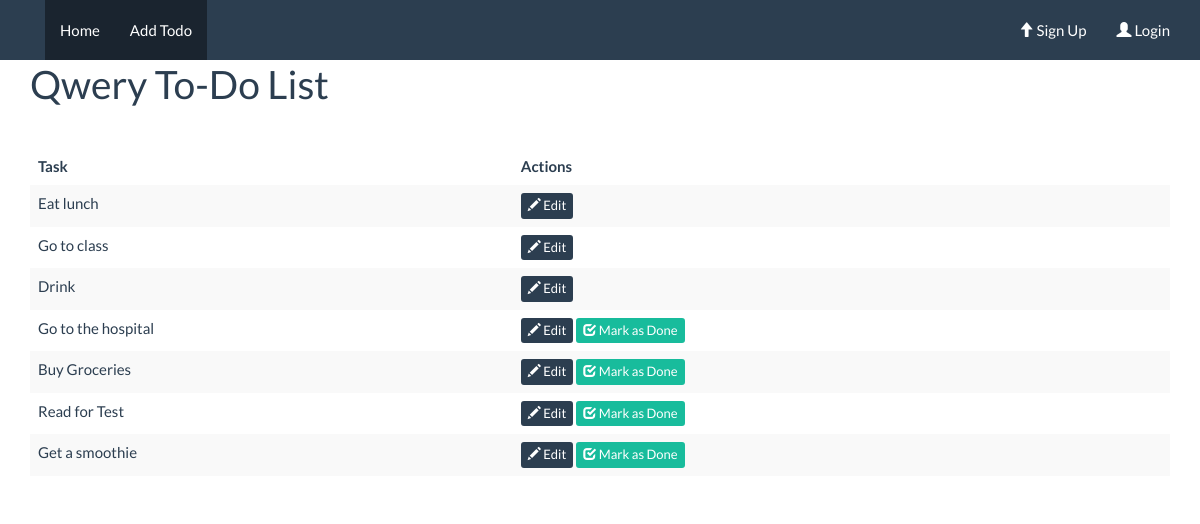
Page /home on the earlier database version.
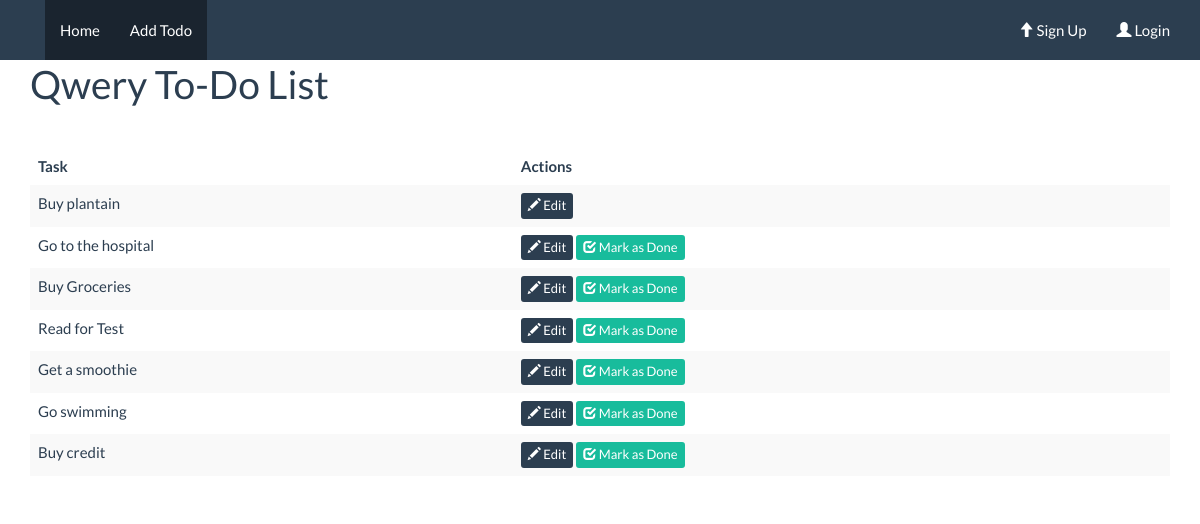
Same page on the later database version.
### src/models.py (models this page shows, shortened)
class SaveMixin(object):
    def save(self):
        db.session.add(self)
        db.session.commit()
        return self

class TodoList(SaveMixin,db.Model):
    id = db.Column(db.Integer, primary_key=True)
    title = db.Column(db.String)
    status = db.Column(db.Boolean)

### src/views.py (the view)
@app.route('/home')
def home():
    todos = TodoList.query.all()
    return render_template("home.html",todos=todos)

### src/templates/home.html (shortened to what this page needs)
{% extends "base.html" %} {% block body %}
<div class="page-header">
  <div class="row">
    <div class="col-lg-8 col-md-7 col-sm-6">
      <h1>Qwery To-Do List</h1>
    </div>
  </div>
</div>
<table class="table table-striped table-hover ">
  <thead>
    <tr>
      <th>Task</th>
      <th>Actions</th>
    </tr>
  </thead>
  <tbody>
    {% for todo in todos %}
    <tr>
      <td>{{todo.title}}</td>
      <td>
        <a href="{{url_for('edit_todo', todo_id=todo.id)}}" class="btn btn-primary btn-xs" role="button"><span class="glyphicon glyphicon-pencil"></span> Edit</a>
        {% if not todo.status %}
        <a href="{{url_for('home', id=id)}}" class="btn btn-success btn-xs" role="button"><span class="glyphicon glyphicon-check"></span> Mark as Done</a>
        {% endif %}
      </td>
    </tr>
    {% endfor %}
  </tbody>
</table>
{% endblock %}

### src/templates/base.html (shortened to what this page needs)
<!DOCTYPE html>
<html lang="en">
<head>
  <link type="text/css" rel="stylesheet" href="{{url_for("static", filename="css/bootstrap.min.css")}}">
  <link rel="stylesheet" type="" href="{{url_for("static", filename="css/style.css")}}">
</head>
<body>
  <div class="container">
    <div class="navbar navbar-default navbar-fixed-top">
    <div class="container">
      <div class="navbar-header">
        <a class="navbar-brand" rel="home" href="{{url_for("home")}}" title="Qwery To-Do List">
        </a>
      </div>
      <div id="navbar" class="collapse navbar-collapse navbar-responsive-collapse">
        <ul class="nav navbar-nav">
          <li class="active"><a href="{{url_for("home")}}">
              Home</a></li>
          <li class="active"><a href="{{url_for("add_todo")}}">
              Add Todo</a></li>
        </ul>
        <ul class="nav navbar-nav navbar-right">
          <li><a href="{{ url|safe }}"><span class="glyphicon glyphicon-arrow-up"></span> Sign Up </a></li>
          <li><a href="{{ url|safe }}"><span class="glyphicon glyphicon-user"></span> Login </a></li>
        </ul>
      </div>
    </div>
  </div>
    {% block body %}
    {% endblock %}
  </div>
</body>
</html>

### src/static/css/style.css (style rules this page uses)
html, body { height: 100%; }

Differences in the rows shown:
removed TodoList: title "Eat lunch"
removed TodoList: title "Go to class"
changed TodoList: title "Drink" → "Buy plantain"
added TodoList: title "Go swimming"
added TodoList: title "Buy credit"
